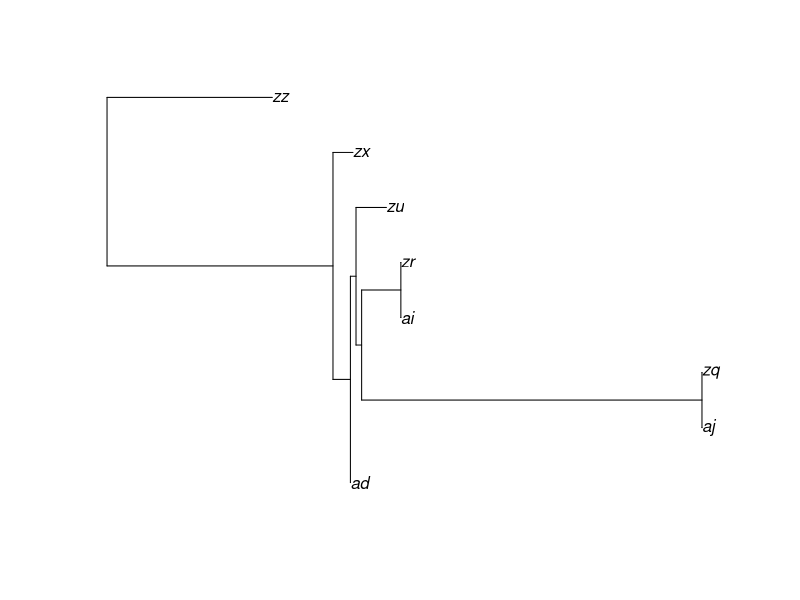

R code for this plot:
## ---- chunk 1
summary(cars)
## ---- chunk 2
library(ape)
sl = paste(letters[1],letters,":0",sep="")
for (i in 2:26){
  ll = paste(letters[i],letters,":0",sep="")  
  sl = c(sl,ll)
}


phyl <- function(nT=100,theta=c(3,4),phi=c(1,2), draw=TRUE, model="loglinear"){
 # set.seed(1)
  traits = list()
  x=1
  tree = NULL
  a = rexp(1,4) # covariate for first specie
  A = a
  i <- 1
  Tm=0
  newick = paste(sl[1],";",sep="")
  newickm = list( substr(sl[1],1,2))
  E=0
    while (i<=nT){
      if (model == "loglinear"){
        lambda <- exp(theta[1]+theta[2]*A)     # Covariates model
        mu <- exp(phi[1]+phi[2]*A)             # Covariates model
      }
      if (model == "linear"){
        lambda <- theta[1]+theta[2]*A
        mu <- phi[1]+phi[2]*A
      }
      if (model == "logistic"){
        lambda <- theta[1]/(1+exp(-theta[2]*A))
        mu <- phi[1]/(1+exp(-phi[2]*A))
      }
      s = sum(lambda)+sum(mu)
      tm <- rexp(1,s)
      Tm[i] = tm
      prob <- c(lambda,mu)/s
      BD <- sample(2*x,1,prob=prob)  #speciation/extinction--specie
      BD
      if(BD>x){   #extinction
        a[i] = A[BD-x] 
        A <- A[-(BD-x)] # remove the value for the extinct specie
        specie = newickm[BD-x]
        ind = regexpr(specie,newick)[1] + 2
        newick = paste(substr(newick,1,ind),as.character(tm),substring(newick,ind+2),sep="")
        newickm[[BD-x]] <- NULL
        E[i] = 0
        x = x - 1
      } else {  # speciation
        a[i] = A[BD] 
        A <- c(A,A[BD]*rgamma(1,100,100))  #quizas seria mejor una normal... o algo simetrico que no pueda ser negativo
        specie = newickm[BD]
        ind = regexpr(specie,newick)[1] -1
        newick <- paste(substr(newick,1,ind),"(",sl[i],",",sl[677-i],"):",as.character(tm),substring(newick,ind+5),sep="")
        newickm[BD] <- substr(sl[i],1,2)
        newickm <-append(newickm,list(sl[677-i]))
        nspe = x + 1  #?
        x = x + 1
        E[i] = 1
      }
    if (x==0){ # In case we have all species extinct: restart
      x=1
      tree = NULL
      a = rexp(1,4) # covariate for first specie
      newick = paste(sl[1],";",sep="")
      rm(newickm)
      newickm = list( substr(sl[1],1,2))
      A=a
      i <- 1
    } else { # Otherwise, update values and go to next iteration (... and maybe plot)
      traits[[i]]<-A
      i<-i+1
    }
  
      }
#  newick <- gsub(":0)",":0.004)",newick)
#  newick <- gsub(":0,",":0.04,",newick)
  if(draw){
    ppp = read.tree(text=newick)
    plot(ppp)
  }
  treeD = list(t=Tm, cov = a, traits=traits, E=E, newick=newick)
}

fn1 <- function(theta, nT = 100) {
  parm = exp(theta[1] + theta[2]*a)*E+exp(theta[3] + theta[4]*a)*(1-E)
  sig = 0
  for (i in 1:nT){
    sig[i] = sum(exp(theta[1] + theta[2]*A[[i]])) + sum(exp(theta[3] + theta[4]*A[[i]]))
  }
  fn=sum(-sig*Tm+log(parm))
  -fn
}

fn2 <- function(theta, nT = 100) {
  parm = (theta[1] + theta[2]*a)*E+(theta[3] + theta[4]*a)*(1-E)
  sig = 0
  for (i in 1:nT){
    sig[i] = sum((theta[1] + theta[2]*A[[i]])) + sum((theta[3] + theta[4]*A[[i]]))
  }
  fn=sum(-sig*Tm+log(parm))
  -fn
}

fn3 <- function(theta, nT = 100) {
  parm = (theta[1]/(1+exp(-theta[2]*a)))*E+(theta[3]/(1+exp(-theta[4]*a)))*(1-E)
  sig = 0
  for (i in 1:nT){
    sig[i] = sum((theta[1]/(1+exp(-theta[2]*A[[i]])))) + sum((theta[3]/(1+exp(-theta[4]*A[[i]]))))
  }
  fn=sum(-sig*Tm+log(parm))
  -fn
}


## ---- chunk 3
model = "loglinear"
s1 = phyl(nT=10, model = model)
## ---- chunk 4
rm(P)
nP=100
P <- matrix(nrow=nP,ncol=4)
for (j in 1:nP){
  model = "loglinear"
  fn <- fn1
  s1 = phyl(nT=100, model = model, draw = FALSE)
  E = s1$E
  A = s1$traits
  a = s1$cov
  Tm = s1$t
  length(E[E==0])/length(E[E==1])
  op <- nlm(fn, theta <- c(1,1,1,1), hessian=TRUE)   # Initial values!! ?, nlm
  P[j,1]=op$estimate[1]
  P[j,2]=op$estimate[2]
  P[j,3]=op$estimate[3]
  P[j,4]=op$estimate[4]
}
p1 <- na.omit(P[,1])
p2 <- na.omit(P[,2])
p2t <- p2[abs(p2)<30]
p3 <- na.omit(P[,3])
p4 <- na.omit(P[,4])
p4t <- p4[abs(p4)<30]
S <- matrix(nrow=4,ncol=6)
colnames(S) <- c("n","real value","mean","median","min","max")
L=list(p1,p2,p3,p4)
l=c(3,4,1,2)
for (j in 1:4){
  p=L[[j]]
  S[j,1] = length(p)
  S[j,2] = l[j]
  S[j,3] = mean(p)
  S[j,4] = median(p)
  S[j,5] = min(p)
  S[j,6] = max(p)
}
library(xtable)
options(xtable.comment = FALSE)
options(xtable.booktabs = TRUE)
xtable(S, caption = "Model 1")
